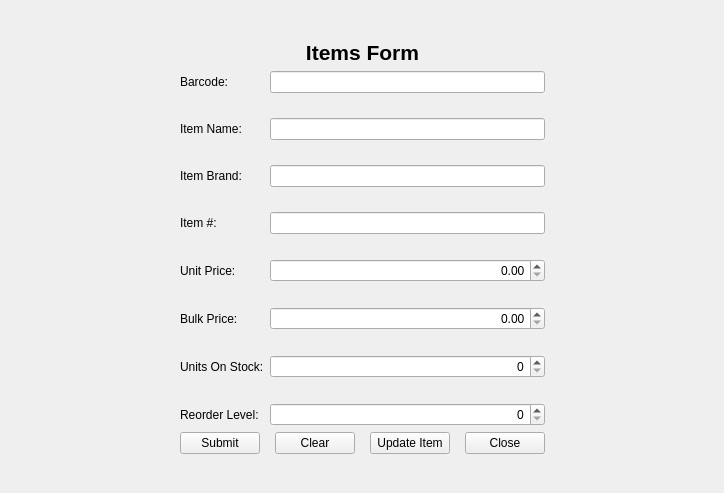
      <widget class="QWidget" name="Items">
       <layout class="QGridLayout" name="gridLayout_5">
        <item row="0" column="1">
         <spacer name="verticalSpacer_9">
          <property name="orientation">
           <enum>Qt::Vertical</enum>
          </property>
          <property name="sizeHint" stdset="0">
           <size>
            <width>20</width>
            <height>29</height>
           </size>
          </property>
         </spacer>
        </item>
        <item row="1" column="0">
         <spacer name="horizontalSpacer_20">
          <property name="orientation">
           <enum>Qt::Horizontal</enum>
          </property>
          <property name="sizeHint" stdset="0">
           <size>
            <width>169</width>
            <height>20</height>
           </size>
          </property>
         </spacer>
        </item>
        <item row="1" column="1" rowspan="2" colspan="2">
         <layout class="QVBoxLayout" name="verticalLayout_13">
          <item>
           <widget class="QLabel" name="label_7">
            <property name="font">
             <font>
              <pointsize>16</pointsize>
              <weight>75</weight>
              <bold>true</bold>
             </font>
            </property>
            <property name="text">
             <string>Items Form</string>
            </property>
            <property name="alignment">
             <set>Qt::AlignCenter</set>
            </property>
           </widget>
          </item>
          <item>
           <layout class="QFormLayout" name="formLayout_5">
            <property name="verticalSpacing">
             <number>25</number>
            </property>
            <item row="0" column="0">
             <widget class="QLabel" name="itemBarcodeTag">
              <property name="text">
               <string>Barcode:</string>
              </property>
             </widget>
            </item>
            <item row="0" column="1">
             <widget class="QLineEdit" name="itemBar">
              <property name="sizePolicy">
               <sizepolicy hsizetype="Expanding" vsizetype="Expanding">
                <horstretch>0</horstretch>
                <verstretch>0</verstretch>
               </sizepolicy>
              </property>
              <property name="maximumSize">
               <size>
                <width>16777215</width>
                <height>16777215</height>
               </size>
              </property>
             </widget>
            </item>
            <item row="1" column="0">
             <widget class="QLabel" name="itemNameTag">
              <property name="text">
               <string>Item Name:</string>
              </property>
             </widget>
            </item>
            <item row="1" column="1">
             <widget class="QLineEdit" name="itemName">
              <property name="sizePolicy">
               <sizepolicy hsizetype="Expanding" vsizetype="Expanding">
                <horstretch>0</horstretch>
                <verstretch>0</verstretch>
               </sizepolicy>
              </property>
              <property name="maximumSize">
               <size>
                <width>16777215</width>
                <height>16777215</height>
               </size>
              </property>
             </widget>
            </item>
            <item row="2" column="0">
             <widget class="QLabel" name="itemBrandTag">
              <property name="text">
               <string>Item Brand:</string>
              </property>
             </widget>
            </item>
            <item row="2" column="1">
             <widget class="QLineEdit" name="ItemBrand">
              <property name="sizePolicy">
               <sizepolicy hsizetype="Expanding" vsizetype="Expanding">
                <horstretch>0</horstretch>
                <verstretch>0</verstretch>
               </sizepolicy>
              </property>
              <property name="maximumSize">
               <size>
                <width>16777215</width>
                <height>16777215</height>
               </size>
              </property>
             </widget>
            </item>
            <item row="3" column="0">
             <widget class="QLabel" name="itemNoTag">
              <property name="text">
               <string>Item #:</string>
              </property>
             </widget>
            </item>
            <item row="3" column="1">
             <widget class="QLineEdit" name="itemNo">
              <property name="sizePolicy">
               <sizepolicy hsizetype="Expanding" vsizetype="Expanding">
                <horstretch>0</horstretch>
                <verstretch>0</verstretch>
               </sizepolicy>
              </property>
              <property name="maximumSize">
               <size>
                <width>16777215</width>
                <height>16777215</height>
               </size>
              </property>
             </widget>
            </item>
            <item row="4" column="0">
             <widget class="QLabel" name="itemPriceTag">
              <property name="text">
               <string>Unit Price:</string>
              </property>
             </widget>
            </item>
            <item row="4" column="1">
             <widget class="QDoubleSpinBox" name="ItemPrice">
              <property name="sizePolicy">
               <sizepolicy hsizetype="Expanding" vsizetype="Expanding">
                <horstretch>0</horstretch>
                <verstretch>0</verstretch>
               </sizepolicy>
              </property>
              <property name="maximumSize">
               <size>
                <width>16777215</width>
                <height>16777215</height>
               </size>
              </property>
              <property name="alignment">
               <set>Qt::AlignRight|Qt::AlignTrailing|Qt::AlignVCenter</set>
              </property>
             </widget>
            </item>
            <item row="5" column="0">
             <widget class="QLabel" name="bulkPriceTag">
              <property name="text">
               <string>Bulk Price:</string>
              </property>
             </widget>
            </item>
            <item row="5" column="1">
             <widget class="QDoubleSpinBox" name="bulkPrice">
              <property name="sizePolicy">
               <sizepolicy hsizetype="Expanding" vsizetype="Expanding">
                <horstretch>0</horstretch>
                <verstretch>0</verstretch>
               </sizepolicy>
              </property>
              <property name="maximumSize">
               <size>
                <width>16777215</width>
                <height>16777215</height>
               </size>
              </property>
              <property name="alignment">
               <set>Qt::AlignRight|Qt::AlignTrailing|Qt::AlignVCenter</set>
              </property>
             </widget>
            </item>
            <item row="6" column="0">
             <widget class="QLabel" name="itemsOnStockTag">
              <property name="text">
               <string>Units On Stock:</string>
              </property>
             </widget>
            </item>
            <item row="6" column="1">
             <widget class="QSpinBox" name="ItemsOnStock">
              <property name="sizePolicy">
               <sizepolicy hsizetype="Expanding" vsizetype="Expanding">
                <horstretch>0</horstretch>
                <verstretch>0</verstretch>
               </sizepolicy>
              </property>
              <property name="maximumSize">
               <size>
                <width>16777215</width>
                <height>16777215</height>
               </size>
              </property>
              <property name="alignment">
               <set>Qt::AlignRight|Qt::AlignTrailing|Qt::AlignVCenter</set>
              </property>
             </widget>
            </item>
            <item row="7" column="0">
             <widget class="QLabel" name="itemReorderLevelTag">
              <property name="text">
               <string>Reorder Level:</string>
              </property>
             </widget>
            </item>
            <item row="7" column="1">
             <widget class="QSpinBox" name="reorderLevel">
              <property name="sizePolicy">
               <sizepolicy hsizetype="Expanding" vsizetype="Expanding">
                <horstretch>0</horstretch>
                <verstretch>0</verstretch>
               </sizepolicy>
              </property>
              <property name="maximumSize">
               <size>
                <width>16777215</width>
                <height>16777215</height>
               </size>
              </property>
              <property name="alignment">
               <set>Qt::AlignRight|Qt::AlignTrailing|Qt::AlignVCenter</set>
              </property>
             </widget>
            </item>
           </layout>
          </item>
          <item>
           <layout class="QHBoxLayout" name="horizontalLayout_18">
            <property name="spacing">
             <number>15</number>
            </property>
            <item>
             <widget class="QPushButton" name="itemSubmit">
              <property name="text">
               <string>Submit</string>
              </property>
             </widget>
            </item>
            <item>
             <widget class="QPushButton" name="itemClear">
              <property name="text">
               <string>Clear</string>
              </property>
             </widget>
            </item>
            <item>
             <widget class="QPushButton" name="updateItemButton_2">
              <property name="text">
               <string>Update Item</string>
              </property>
             </widget>
            </item>
            <item>
             <widget class="QPushButton" name="itemClose">
              <property name="text">
               <string>Close</string>
              </property>
             </widget>
            </item>
           </layout>
          </item>
         </layout>
        </item>
        <item row="3" column="2">
         <spacer name="verticalSpacer_10">
          <property name="orientation">
           <enum>Qt::Vertical</enum>
          </property>
          <property name="sizeHint" stdset="0">
           <size>
            <width>20</width>
            <height>28</height>
           </size>
          </property>
         </spacer>
        </item>
        <item row="2" column="3">
         <spacer name="horizontalSpacer_21">
          <property name="orientation">
           <enum>Qt::Horizontal</enum>
          </property>
          <property name="sizeHint" stdset="0">
           <size>
            <width>168</width>
            <height>20</height>
           </size>
          </property>
         </spacer>
        </item>
       </layout>
      </widget>
